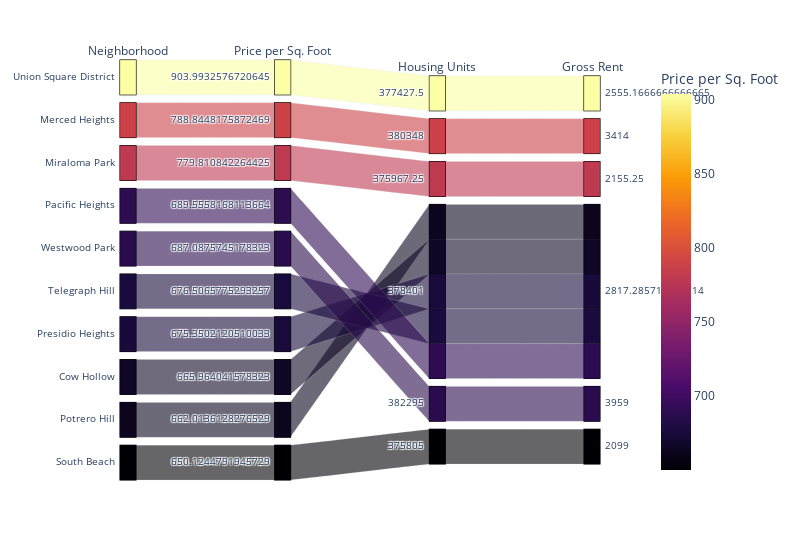

Notebook cell for this chart:
### Markdown cell above
## Panel Dashboard

In this section, you will combine all of the plots into a single dashboard view using Panel. Be creative with your dashboard design!

### Code cell
#Put charts/plots in a row
yearly_analysis_row = pn.Row(housing_units_per_year, average_gross_rent, average_sales_price)

#Put charts/plots in a column
sf_overview = pn.Column(neighborhood_map)
sf_yearly_analysis = pn.Column(yearly_analysis_row)
sf_neighborhood_analysis = pn.Column(average_price_by_neighborhood, top_most_expensive_neighborhoods)
sf_parallel_plots_analysis = pn.Column(parallel_coordinates, parallel_categories)


panel = pn.Tabs(
    ('Welcome', sf_overview),
    ('Yearly Market Analysis', sf_yearly_analysis),
    ('Neighborhood Analysis', sf_neighborhood_analysis),
    ('Parallel Plots Analysis', sf_parallel_plots_analysis),
)
panel

### Figure 1 — Plotly figure (JSON) as saved in the notebook; plotly's stock layout.template omitted (floating-point values rounded to 4 significant figures)
{"data": [{"dimensions": [{"label": "Neighborhood", "values": ["Union Square District", "Merced Heights", "Miraloma Park", "Pacific Heights", "Westwood Park", "Telegraph Hill", "Presidio Heights", "Cow Hollow", "Potrero Hill", "South Beach"]}, {"label": "Price per Sq. Foot", "values": [904.0, 788.8, 779.8, 689.6, 687.1, 676.5, 675.4, 666.0, 662.0, 650.1]}, {"label": "Housing Units", "values": [377400.0, 380348, 376000.0, 378401, 382295, 378401, 378401, 378401, 378401, 375805]}, {"label": "Gross Rent", "values": [2555.0, 3414, 2155.0, 2817.0, 3959, 2817.0, 2817.0, 2817.0, 2817.0, 2099]}], "domain": {"x": [0, 1], "y": [0, 1]}, "line": {"color": [904.0, 788.8, 779.8, 689.6, 687.1, 676.5, 675.4, 666.0, 662.0, 650.1], "coloraxis": "coloraxis"}, "name": "", "type": "parcats"}], "layout": {"coloraxis": {"colorbar": {"title": {"text": "Price per Sq. Foot"}}, "colorscale": [[0, "#000004"], [0.1111, "#1b0c41"], [0.2222, "#4a0c6b"], [0.3333, "#781c6d"], [0.4444, "#a52c60"], [0.5556, "#cf4446"], [0.6667, "#ed6925"], [0.7778, "#fb9b06"], [0.8889, "#f7d13d"], [1, "#fcffa4"]]}, "legend": {"tracegroupgap": 0}, "margin": {"t": 60}, "width": 800}}
